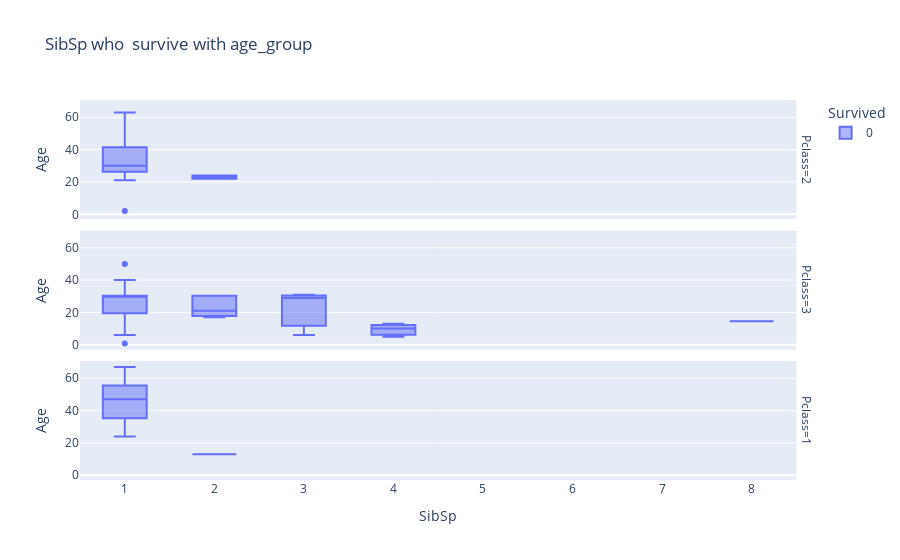

Notebook cell for this chart:
### Code cell
# how many sibsp who survive with age_group 
fig = px.box(df.loc[(df['SibSp']>0) & (df['Survived']==0)], x="SibSp", y="Age", color="Survived", facet_row="Pclass", title="SibSp who  survive with age_group")
fig.show()

### Figure 1 — Plotly figure (JSON) as saved in the notebook; plotly's stock layout.template omitted (floating-point values rounded to 4 significant figures)
{"data": [{"alignmentgroup": "True", "hovertemplate": "Survived=0<br>Pclass=2<br>SibSp=%{x}<br>Age=%{y}<extra></extra>", "legendgroup": "0", "marker": {"color": "#636efa"}, "name": "0", "notched": false, "offsetgroup": "0", "orientation": "v", "showlegend": true, "type": "box", "x": [1, 1, 1, 2, 1, 1, 1, 1, 1, 1, 1, 2, 1, 1, 1, 1, 1], "x0": " ", "xaxis": "x3", "y": [26, 63, 50, 24, 2, 27, 30, 34, 42, 40, 30, 22, 29, 49, 21, 38, 23], "y0": " ", "yaxis": "y3"}, {"alignmentgroup": "True", "hovertemplate": "Survived=0<br>Pclass=3<br>SibSp=%{x}<br>Age=%{y}<extra></extra>", "legendgroup": "0", "marker": {"color": "#636efa"}, "name": "0", "notched": false, "offsetgroup": "0", "orientation": "v", "showlegend": false, "type": "box", "x": [2, 1, 2, 4, 1, 1, 1, 1, 1, 1, 1, 3, 4, 1, 2, 1, 1, 2, 1, 1, 1, 1, 1, 2, 1, 1, 8, 1, 4, 3, 3, 1], "x0": " ", "xaxis": "x2", "y": [21, 50, 30.27, 10, 30.27, 6, 30.27, 18, 30.27, 30.27, 40, 31, 13, 7, 18, 23, 40, 17, 11.5, 21, 30.27, 36.5, 0.75, 30.27, 30.27, 30.27, 14.5, 30.27, 5, 6, 29, 30.27], "y0": " ", "yaxis": "y2"}, {"alignmentgroup": "True", "hovertemplate": "Survived=0<br>Pclass=1<br>SibSp=%{x}<br>Age=%{y}<extra></extra>", "legendgroup": "0", "marker": {"color": "#636efa"}, "name": "0", "notched": false, "offsetgroup": "0", "orientation": "v", "showlegend": false, "type": "box", "x": [1, 1, 1, 2, 1, 1, 1, 1, 1, 1, 1, 1, 1, 1, 1, 1, 1, 1, 1, 1, 1, 1], "x0": " ", "xaxis": "x", "y": [55, 30, 24, 13, 67, 61, 54, 37, 47, 57, 39, 64, 45, 41, 27, 24, 53, 30, 55, 57, 43, 50], "y0": " ", "yaxis": "y"}], "layout": {"annotations": [{"font": {}, "showarrow": false, "text": "Pclass=1", "textangle": 90, "x": 0.98, "xanchor": "left", "xref": "paper", "y": 0.1567, "yanchor": "middle", "yref": "paper"}, {"font": {}, "showarrow": false, "text": "Pclass=3", "textangle": 90, "x": 0.98, "xanchor": "left", "xref": "paper", "y": 0.5, "yanchor": "middle", "yref": "paper"}, {"font": {}, "showarrow": false, "text": "Pclass=2", "textangle": 90, "x": 0.98, "xanchor": "left", "xref": "paper", "y": 0.8433, "yanchor": "middle", "yref": "paper"}], "boxmode": "group", "legend": {"title": {"text": "Survived"}, "tracegroupgap": 0}, "title": {"text": "SibSp who  survive with age_group"}, "xaxis": {"anchor": "y", "domain": [0, 0.98], "title": {"text": "SibSp"}}, "xaxis2": {"anchor": "y2", "domain": [0, 0.98], "matches": "x", "showticklabels": false}, "xaxis3": {"anchor": "y3", "domain": [0, 0.98], "matches": "x", "showticklabels": false}, "yaxis": {"anchor": "x", "domain": [0, 0.3133], "title": {"text": "Age"}}, "yaxis2": {"anchor": "x2", "domain": [0.3433, 0.6567], "matches": "y", "title": {"text": "Age"}}, "yaxis3": {"anchor": "x3", "domain": [0.6867, 1.0], "matches": "y", "title": {"text": "Age"}}}}
